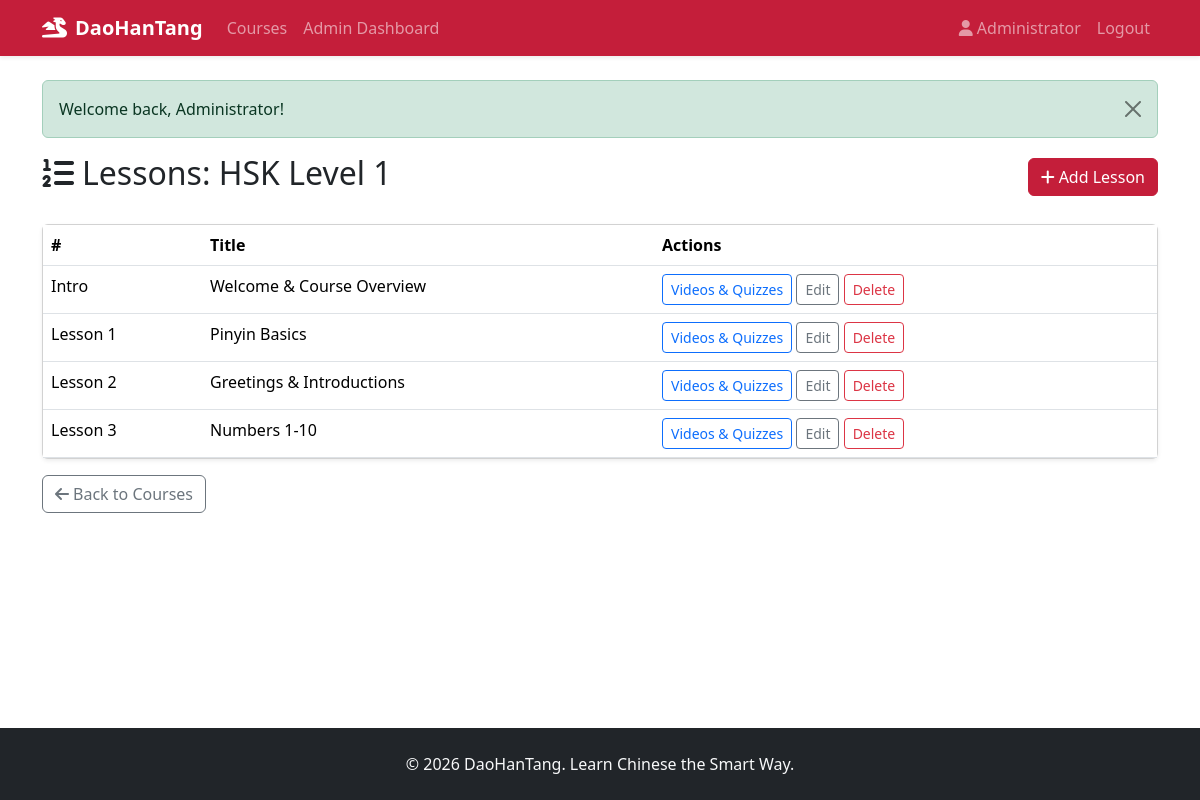
/admin/lessons?course_id=1 (signed in), run on the app's committed database.
### tables this page shows
CREATE TABLE courses (
    id INT UNSIGNED AUTO_INCREMENT PRIMARY KEY,
    title VARCHAR(200) NOT NULL,
    description TEXT,
    price DECIMAL(10, 2) NOT NULL DEFAULT 0.00,
    thumbnail VARCHAR(255) DEFAULT NULL,
    created_at TIMESTAMP DEFAULT CURRENT_TIMESTAMP
);

CREATE TABLE lessons (
    id INT UNSIGNED AUTO_INCREMENT PRIMARY KEY,
    course_id INT UNSIGNED NOT NULL,
    title VARCHAR(200) NOT NULL,
    lesson_number TINYINT UNSIGNED NOT NULL COMMENT '0=Intro, 1-15=Lessons',
    created_at TIMESTAMP DEFAULT CURRENT_TIMESTAMP,
    UNIQUE KEY unique_lesson_order (course_id, lesson_number),
    FOREIGN KEY (course_id) REFERENCES courses(id) ON DELETE CASCADE
);

### app/Core/Controller.php (called while the page is built, shortened)
<?php
class Controller
{
    protected function view(string $view, array $data = []): void
    {
        extract($data);
        $appConfig = require dirname(__DIR__, 2) . '/config/app.php';
        $currentUser = Auth::user();
        $flash = getFlash();
        $viewPath = dirname(__DIR__) . '/Views/' . str_replace('.', '/', $view) . '.php';
        require dirname(__DIR__) . '/Views/layouts/header.php';
        require $viewPath;
        require dirname(__DIR__) . '/Views/layouts/footer.php';
    }
}

### app/Controllers/Admin/LessonController.php (called while the page is built, shortened)
<?php
class LessonController extends Controller
{
    public function index(): void
    {
        $courseId = (int) ($_GET['course_id'] ?? 0);
        $course = Course::find($courseId);
        $lessons = Lesson::byCourse($courseId);
        $this->view('admin.lessons.index', [
            'course'  => $course,
            'lessons' => $lessons,
        ]);
    }
}

### app/Core/Router.php (called while the page is built, shortened)
<?php
class Router
{
    private array $routes = [];
    public function get(string $path, array $handler): self
    {
        $this->routes['GET'][$this->normalize($path)] = $handler;
        return $this;
    }
    public function post(string $path, array $handler): self
    {
        $this->routes['POST'][$this->normalize($path)] = $handler;
        return $this;
    }
    public function dispatch(string $uri, string $method): void
    {
        $path = $this->normalize(parse_url($uri, PHP_URL_PATH) ?? '/');
        $method = strtoupper($method);
        $handler = $this->routes[$method][$path] ?? null;
        [$controllerClass, $action] = $handler;
        $controller = new $controllerClass();
        $controller->$action();
    }
    private function normalize(string $path): string
    {
        $base = rtrim(dirname($_SERVER['SCRIPT_NAME']), '/\\');
        if ($base !== '' && str_starts_with($path, $base)) {
            $path = substr($path, strlen($base));
        }
        $path = '/' . trim($path, '/');
        return $path === '/' ? '/' : rtrim($path, '/');
    }
}

### index.php (called while the page is built, shortened)
<?php
require __DIR__ . '/bootstrap.php';
$router = require __DIR__ . '/routes/web.php';
$router->dispatch($_SERVER['REQUEST_URI'], $_SERVER['REQUEST_METHOD']);

### app/helpers.php (called while the page is built, shortened)
<?php
function base_path(string $path = ''): string
{
    return dirname(__DIR__) . ($path ? '/' . ltrim($path, '/') : '');
}
function app_url(string $path = ''): string
{
    $config = require base_path('config/app.php');
    $base = rtrim($config['url'], '/');
    $path = ltrim($path, '/');
    return $path === '' ? $base . '/' : $base . '/' . $path;
}
function e(?string $value): string
{
    return htmlspecialchars($value ?? '', ENT_QUOTES, 'UTF-8');
}
function getFlash(): ?array
{
    $flash = $_SESSION['flash'] ?? null;
    return $flash;
}
function lesson_label(int $number): string
{
    return $number === 0 ? 'Intro' : 'Lesson ' . $number;
}

### config/app.php (called while the page is built)
<?php
return [
    'name'    => 'DaoHanTang',
    'tagline' => 'Learn Chinese the Smart Way',
    'url'     => '/daohantang',
    'telegram' => '@DaoHanTangSupport',
];

### app/Core/Auth.php (called while the page is built, shortened)
<?php
class Auth
{
    public static function user(): ?array
    {
        return $_SESSION['user'] ?? null;
    }
}

### bootstrap.php (called while the page is built, shortened)
<?php
spl_autoload_register(function (string $class): void {
    $prefix = 'App\\';
    $baseDir = __DIR__ . '/app/';
    $relative = substr($class, strlen($prefix));
    $file = $baseDir . str_replace('\\', '/', $relative) . '.php';
});
require __DIR__ . '/app/helpers.php';

### config/database.php (called while the page is built)
<?php
return [
    'host'     => 'localhost',
    'dbname'   => 'daohantang',
    'username' => 'root',
    'password' => '',
    'charset'  => 'utf8mb4',
];

### app/Core/Database.php (called while the page is built, shortened)
<?php
class Database
{
    private static ?PDO $instance = null;
    public static function getConnection(): PDO
    {
        if (self::$instance === null) {
            $config = require dirname(__DIR__, 2) . '/config/database.php';
            $dsn = sprintf(
                'mysql:host=%s;dbname=%s;charset=%s',
                $config['host'],
                $config['dbname'],
                $config['charset']
            );
            try {
                self::$instance = new PDO($dsn, $config['username'], $config['password'], [
                    PDO::ATTR_ERRMODE            => PDO::ERRMODE_EXCEPTION,
                    PDO::ATTR_DEFAULT_FETCH_MODE => PDO::FETCH_ASSOC,
                    PDO::ATTR_EMULATE_PREPARES   => false,
                ]);
            } catch (PDOException $e) {
                die('Database connection failed: ' . htmlspecialchars($e->getMessage()));
            }
        }
        return self::$instance;
    }
}

### app/Models/Course.php (called while the page is built, shortened)
<?php
class Course
{
    public static function find(int $id): ?array
    {
        $stmt = Database::getConnection()->prepare('SELECT * FROM courses WHERE id = ?');
        $stmt->execute([$id]);
        $row = $stmt->fetch();
        return $row ?: null;
    }
}

### app/Models/Lesson.php (called while the page is built, shortened)
<?php
class Lesson
{
    public static function byCourse(int $courseId): array
    {
        $stmt = Database::getConnection()->prepare(
            'SELECT * FROM lessons WHERE course_id = ? ORDER BY lesson_number ASC'
        );
        $stmt->execute([$courseId]);
        return $stmt->fetchAll();
    }
}

### app/Views/admin/lessons/index.php (the view, shortened to what this page needs)
<div class="d-flex justify-content-between align-items-center mb-4">
    <h2><i class="fas fa-list-ol me-2"></i>Lessons: <?= e($course['title']) ?></h2>
    <a href="<?= app_url('admin/lessons/create?course_id=' . $course['id']) ?>" class="btn btn-primary"><i class="fas fa-plus me-1"></i>Add Lesson</a>
</div>
<div class="card shadow-sm">
    <div class="table-responsive">
        <table class="table mb-0">
            <thead><tr><th>#</th><th>Title</th><th>Actions</th></tr></thead>
            <tbody>
            <?php foreach ($lessons as $lesson): ?>
            <tr>
                <td><?= e(lesson_label((int) $lesson['lesson_number'])) ?></td>
                <td><?= e($lesson['title']) ?></td>
                <td>
                    <a href="<?= app_url('admin/lessons/items?lesson_id=' . $lesson['id']) ?>" class="btn btn-sm btn-outline-primary">Videos & Quizzes</a>
                    <a href="<?= app_url('admin/lessons/edit?id=' . $lesson['id']) ?>" class="btn btn-sm btn-outline-secondary">Edit</a>
                    <form method="POST" action="<?= app_url('admin/lessons/delete') ?>" class="d-inline" onsubmit="return confirm('Delete this lesson?')">
                        <button class="btn btn-sm btn-outline-danger">Delete</button>
                    </form>
                </td>
            </tr>
            <?php endforeach; ?>
            </tbody>
        </table>
    </div>
</div>
<a href="<?= app_url('admin/courses') ?>" class="btn btn-outline-secondary mt-3"><i class="fas fa-arrow-left me-1"></i>Back to Courses</a>

### app/Views/layouts/header.php (shortened to what this page needs)
<!DOCTYPE html>
<html lang="en">
<head>
    <link href="https://cdn.jsdelivr.net/npm/bootstrap@5.3.3/dist/css/bootstrap.min.css" rel="stylesheet">
    <link href="https://cdnjs.cloudflare.com/ajax/libs/font-awesome/6.5.1/css/all.min.css" rel="stylesheet">
    <link href="<?= app_url('assets/css/style.css') ?>" rel="stylesheet">
</head>
<body>
<nav class="navbar navbar-expand-lg navbar-dark bg-primary shadow-sm">
    <div class="container">
        <a class="navbar-brand fw-bold" href="<?= app_url('') ?>">
            <i class="fas fa-dragon me-2"></i><?= e($appConfig['name']) ?>
        </a>
        <div class="collapse navbar-collapse" id="mainNav">
            <ul class="navbar-nav me-auto">
                <li class="nav-item">
                    <a class="nav-link" href="<?= app_url('') ?>">Courses</a>
                </li>
                <?php if ($currentUser && $currentUser['role'] === 'admin'): ?>
                <li class="nav-item">
                    <a class="nav-link" href="<?= app_url('admin') ?>">Admin Dashboard</a>
                </li>
                <?php endif; ?>
            </ul>
            <ul class="navbar-nav">
                <?php if ($currentUser): ?>
                <li class="nav-item">
                    <span class="nav-link"><i class="fas fa-user me-1"></i><?= e($currentUser['name']) ?></span>
                </li>
                <li class="nav-item">
                    <a class="nav-link" href="<?= app_url('logout') ?>">Logout</a>
                </li>
                <?php endif; ?>
            </ul>
        </div>
    </div>
</nav>
<main class="py-4">
    <div class="container">
        <?php if ($flash): ?>
        <div class="alert alert-<?= $flash['type'] === 'error' ? 'danger' : e($flash['type']) ?> alert-dismissible fade show">
            <?= e($flash['message']) ?>
            <button type="button" class="btn-close" data-bs-dismiss="alert"></button>
        </div>
        <?php endif; ?>

### app/Views/layouts/footer.php (shortened to what this page needs)
    </div>
</main>
<footer class="bg-dark text-light py-4 mt-auto">
    <div class="container text-center">
        <p class="mb-0">&copy; <?= date('Y') ?> DaoHanTang. Learn Chinese the Smart Way.</p>
    </div>
</footer>
</body>
</html>

### assets/css/style.css (style rules this page uses)
:root { --primary-color: #c41e3a; --primary-dark: #9a1830; }
.bg-primary { background-color: var(--primary-color) !important; }
.btn-primary { background-color: var(--primary-color); border-color: var(--primary-color); }
.navbar-dark.bg-primary { background-color: var(--primary-color) !important; }
body { min-height: 100vh; display: flex; flex-direction: column; }
main { flex: 1; }

### data on the page
courses: title "HSK Level 1"
lessons: lesson_number "Intro", title "Welcome & Course Overview"
lessons: lesson_number "Lesson 1", title "Pinyin Basics"
lessons: lesson_number "Lesson 2", title "Greetings & Introductions"
lessons: lesson_number "Lesson 3", title "Numbers 1-10"

### other printed values
$appConfig['name'] "DaoHanTang"
$currentUser['name'] "Administrator"
$flash['message'] "Welcome back, Administrator!"
